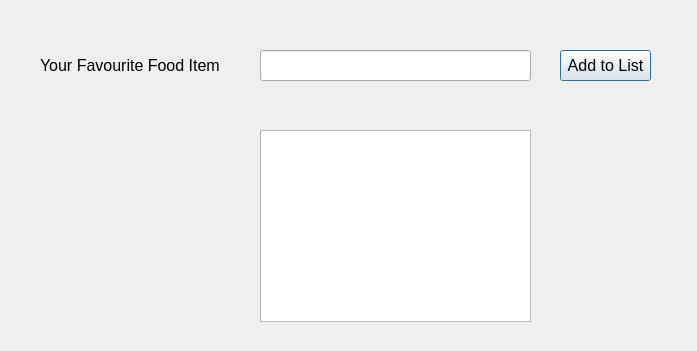
<?xml version="1.0" encoding="UTF-8"?>
<ui version="4.0">
 <class>Dialog</class>
 <widget class="QDialog" name="Dialog">
  <property name="geometry">
   <rect>
    <x>0</x>
    <y>0</y>
    <width>697</width>
    <height>351</height>
   </rect>
  </property>
  <property name="font">
   <font>
    <pointsize>12</pointsize>
   </font>
  </property>
  <property name="windowTitle">
   <string>Dialog</string>
  </property>
  <widget class="QLabel" name="label">
   <property name="geometry">
    <rect>
     <x>40</x>
     <y>50</y>
     <width>191</width>
     <height>31</height>
    </rect>
   </property>
   <property name="text">
    <string>Your Favourite Food Item</string>
   </property>
  </widget>
  <widget class="QLineEdit" name="lineEditFoodItem">
   <property name="geometry">
    <rect>
     <x>260</x>
     <y>50</y>
     <width>271</width>
     <height>31</height>
    </rect>
   </property>
  </widget>
  <widget class="QPushButton" name="pushButtonAdd">
   <property name="geometry">
    <rect>
     <x>560</x>
     <y>50</y>
     <width>91</width>
     <height>31</height>
    </rect>
   </property>
   <property name="text">
    <string>Add to List</string>
   </property>
  </widget>
  <widget class="QListWidget" name="listWidgetSelectedItems">
   <property name="geometry">
    <rect>
     <x>260</x>
     <y>130</y>
     <width>271</width>
     <height>192</height>
    </rect>
   </property>
  </widget>
 </widget>
 <resources/>
 <connections/>
</ui>
